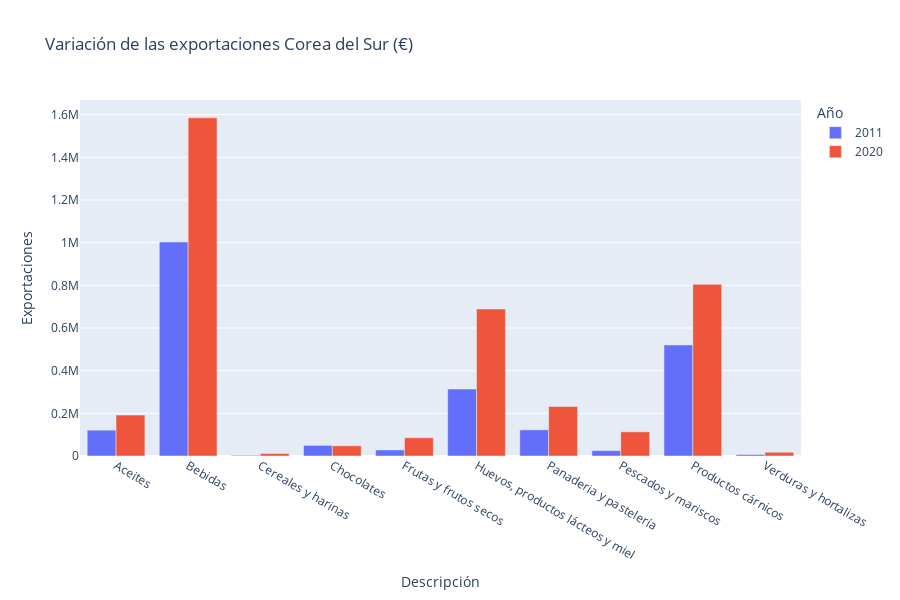

The code cell stored with this chart in its notebook:
### Code cell
exportaciones_total (df_corea1,"Corea del Sur")

### Figure 1 — Plotly figure (JSON) as saved in the notebook; plotly's stock layout.template omitted (floating-point values rounded to 4 significant figures)
{"data": [{"alignmentgroup": "True", "hovertemplate": "Año=2011<br>Descripción=%{x}<br>Exportaciones=%{y}<extra></extra>", "legendgroup": "2011", "marker": {"color": "#636efa"}, "name": "2011", "offsetgroup": "2011", "orientation": "v", "showlegend": true, "textposition": "auto", "type": "bar", "x": ["Aceites", "Bebidas", "Cereales y harinas", "Chocolates", "Frutas y frutos secos", "Huevos, productos lácteos y miel", "Panaderia y pastelería", "Pescados y mariscos", "Productos cárnicos", "Verduras y hortalizas"], "xaxis": "x", "y": [121200.0, 1003000.0, 3048.0, 49720.0, 28430.0, 313900.0, 122400.0, 25140.0, 520500.0, 6695.0], "yaxis": "y"}, {"alignmentgroup": "True", "hovertemplate": "Año=2020<br>Descripción=%{x}<br>Exportaciones=%{y}<extra></extra>", "legendgroup": "2020", "marker": {"color": "#EF553B"}, "name": "2020", "offsetgroup": "2020", "orientation": "v", "showlegend": true, "textposition": "auto", "type": "bar", "x": ["Aceites", "Bebidas", "Cereales y harinas", "Chocolates", "Frutas y frutos secos", "Huevos, productos lácteos y miel", "Panaderia y pastelería", "Pescados y mariscos", "Productos cárnicos", "Verduras y hortalizas"], "xaxis": "x", "y": [191800.0, 1585000.0, 11580.0, 47750.0, 85510.0, 689200.0, 232000.0, 113300.0, 804600.0, 17440.0], "yaxis": "y"}], "layout": {"barmode": "group", "height": 600, "legend": {"title": {"text": "Año"}, "tracegroupgap": 0}, "title": {"text": "Variación de las exportaciones Corea del Sur (€)"}, "xaxis": {"anchor": "y", "domain": [0, 1], "title": {"text": "Descripción"}}, "yaxis": {"anchor": "x", "domain": [0, 1], "title": {"text": "Exportaciones"}}}}
